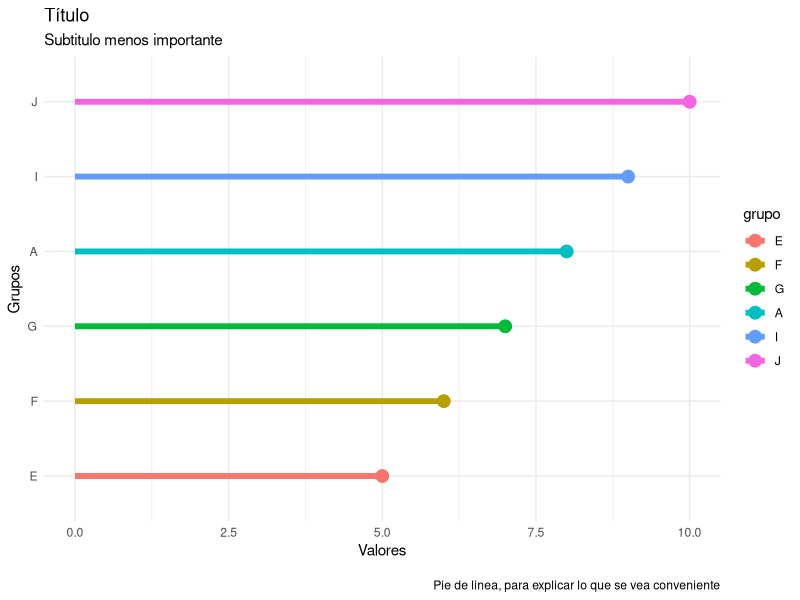
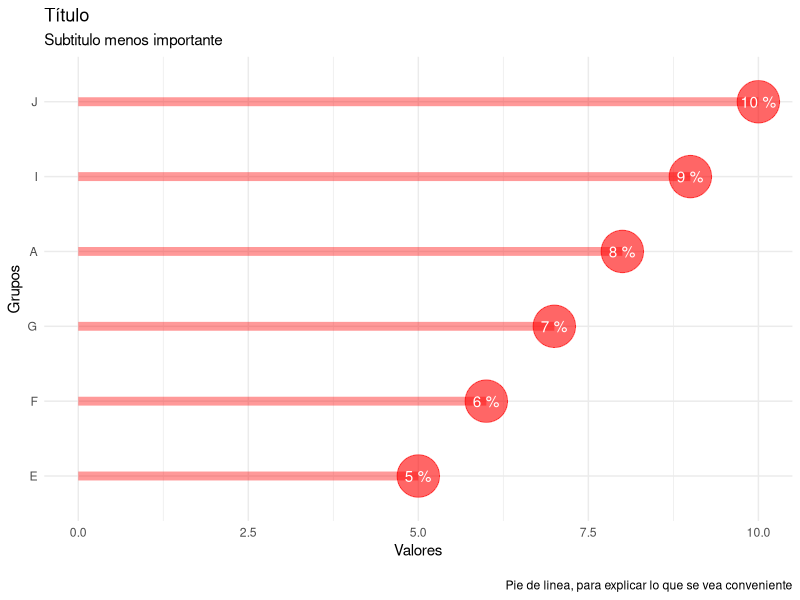
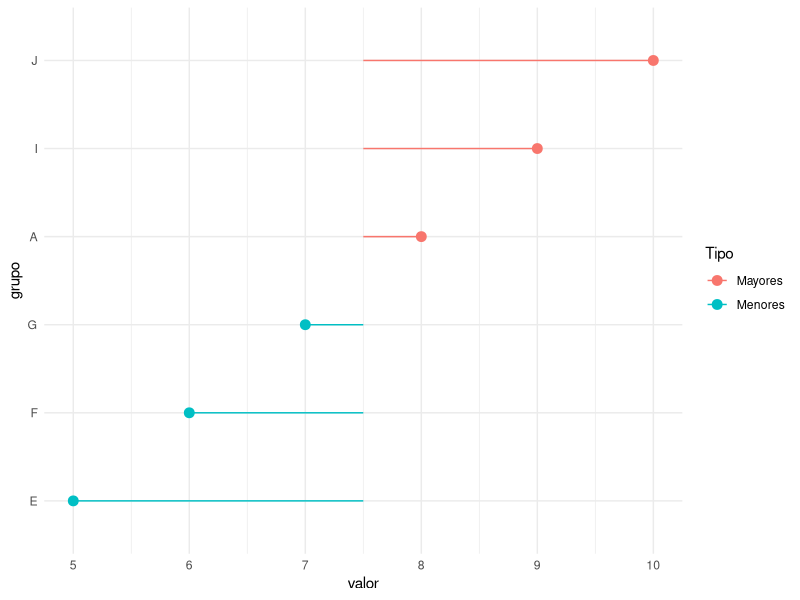

Generate these figures, in order, with R:


# --------------------------------------------------------------
# Cargar librerias
# --------------------------------------------------------------

#install.packages("ggplot2") # Instalar paquete de visualización gráfica
library(ggplot2) # Cargar la librería gráfica "ggplot2"

#install.packages("dplyr") # Instalar de manipulación de dataframes "dplyr"
library(dplyr) # Cargar la librería de manipulación de dataframes "dplyr"


# --------------------------------------------------------------
# Crear el conjunto de datos
# --------------------------------------------------------------

grupo <- factor(c("A","B","C","D","E","F","G","H","I","J"))
valor <- c(8,4,3,2,5,6,7,1,9,10)
datos <- data.frame(grupo=grupo,valor=valor)

datos <- datos %>% 
  arrange(valor) %>% # Ordenar por valor
  top_n(6) %>% # Seleccionar los 6 primeros
  mutate(grupo = factor(grupo, levels = .$grupo)) # Refactorizar para reordenar


# --------------------------------------------------------------
# GRÁFICO DE PIRULETA 
# --------------------------------------------------------------

ggplot() +
  geom_point(data = datos, # Visualiza el cuerpo de las piruletas
             aes(x = valor, y = grupo, color = grupo), 
             size = 4) +
  
  geom_segment(data = datos, # Visualiza el palo de las piruletas 
               aes(x = 0, xend = valor, y = grupo, yend = grupo, color = grupo), 
               size=2 ) +
  
  theme(legend.position = "none",
        axis.text.x = element_text(angle = 0, vjust = 0.5, hjust = 0.5)) +
  
  labs(
    x = "Valores",
    y = "Grupos",
    title = "Título",
    subtitle = "Subtitulo menos importante",
    caption = "\nPie de linea, para explicar lo que se vea conveniente"
  ) + theme_minimal()



# --------------------------------------------------------------
# GRÁFICO DE PIRULETA - Con valores internos
# --------------------------------------------------------------

ggplot(datos, aes(valor, grupo, label = paste(round(valor, 0), "%")   )) +
  geom_segment(aes(x = 0, y = grupo, xend = valor, yend = grupo), color = rgb(1, 0, 0, 0.4), size=3) +
  geom_point(color = rgb(1, 0, 0, 0.6) , size = 14) +
  geom_text(nudge_x = 0 , color= "white") +
  theme(legend.position = "none",
        axis.text.x = element_text(angle = 0, vjust = 0.5, hjust = 0.5)) +
  labs(
    x = "Valores",
    y = "Grupos",
    title = "Título",
    subtitle = "Subtitulo menos importante",
    caption = "\nPie de linea, para explicar lo que se vea conveniente"
  ) + theme_minimal()




# --------------------------------------------------------------
# Preparación del conjunto de datos para el segundo gráfico
# --------------------------------------------------------------

datos <- datos %>%
  select(grupo, valor) %>%
  arrange(valor) %>%
  mutate(media = mean(valor, na.rm = TRUE),
         Tipo = ifelse(valor - media > 0, "Mayores", "Menores"),
         grupo = factor(grupo, levels = .$grupo))



# --------------------------------------------------------------
# GRÁFICO DE PIRULETA - Centrados en la media
# --------------------------------------------------------------

ggplot(datos, aes(x = valor, y = grupo, color = Tipo)) +
  
  geom_segment(aes(x = media, y = grupo, xend = valor, yend = grupo), ) +
  
  geom_point(size=3) +
   theme_minimal()

